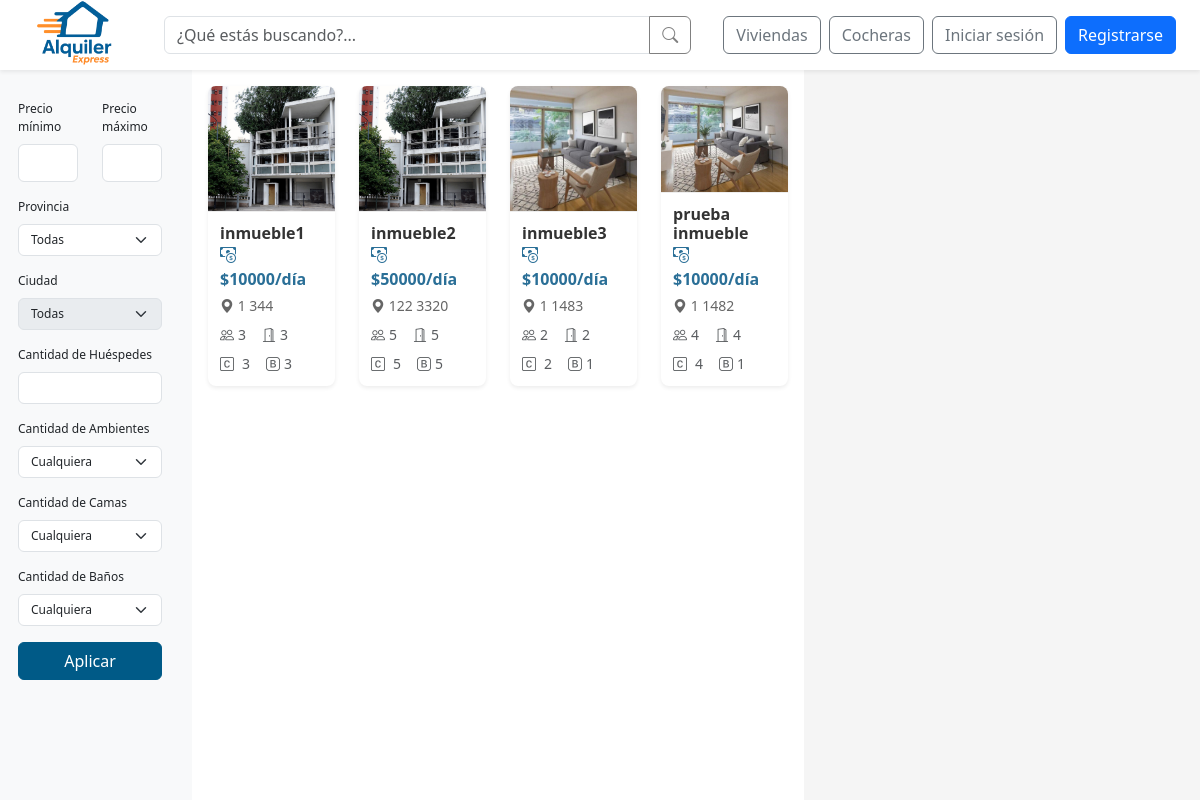
Screenshot of /buscar-inmuebles/ with the database file from the repository.
### web/models.py (models this page shows, shortened)
class Inmueble(models.Model):
    id_inmueble = models.AutoField(primary_key=True)
    nombre = models.CharField(max_length=100, unique=True)
    direccion = models.TextField()
    provincia = models.ForeignKey(Provincia, on_delete=models.SET_NULL, null=True)
    ciudad = models.ForeignKey(Ciudad, on_delete=models.SET_NULL, null=True)
    descripcion = models.TextField()
    cantidad_banios = models.IntegerField()
    cantidad_ambientes = models.IntegerField()
    cantidad_camas = models.IntegerField()
    cantidad_huespedes = models.IntegerField()
    precio_por_dia = models.DecimalField(max_digits=10, decimal_places=2)
    politica_cancelacion = models.TextField()
    fecha_publicacion = models.DateField()
    cochera = models.ForeignKey(Cochera, null=True, blank=True, on_delete=models.SET_NULL)
    estado = models.ForeignKey(Estado, on_delete=models.SET_NULL, null=True)
    empleado = models.ForeignKey(Perfil, null=True, blank=True, on_delete=models.SET_NULL)
    minimo_dias_alquiler = models.PositiveIntegerField(default=1, verbose_name="Mínimo de días de alquiler")
    def first_image(self):
            return self.imagenes.first()

class InmuebleImagen(models.Model):
    id_imagen = models.AutoField(primary_key=True)
    inmueble = models.ForeignKey(Inmueble, related_name='imagenes', on_delete=models.CASCADE)
    imagen = models.ImageField(upload_to='inmuebles/')
    descripcion = models.CharField(max_length=255, blank=True)

### web/viewsBusquedas.py (the view)
# urls.py: path('buscar-inmuebles/', viewsBusquedas.buscar_inmuebles, name='buscar_inmuebles'),
def buscar_inmuebles(request):
    query = request.GET.get('q', '').strip()
    precio_min = request.GET.get('precio_min')
    precio_max = request.GET.get('precio_max')
    direccion = request.GET.get('direccion')
    huespedes = request.GET.get('huespedes')
    ambientes = request.GET.get('ambientes')
    camas = request.GET.get('camas')
    banios = request.GET.get('banios')
    provincia_id = request.GET.get('provincia')
    ciudad_id = request.GET.get('ciudad')
    provincias, ciudades = obtener_provincias_y_ciudades('inmueble', provincia_id)
    inmuebles = Inmueble.objects.exclude(estado__nombre__in=['Oculto','Eliminado'])
    if query:
        inmuebles = inmuebles.filter(nombre__icontains=query)
    if provincia_id:
        inmuebles = inmuebles.filter(provincia_id=provincia_id)
    if ciudad_id:
        inmuebles = inmuebles.filter(ciudad_id=ciudad_id)
    if precio_min:
        try:
            inmuebles = inmuebles.filter(precio_por_dia__gte=float(precio_min))
        except ValueError:
            pass
    if precio_max:
        try:
            inmuebles = inmuebles.filter(precio_por_dia__lte=float(precio_max))
        except ValueError:
            pass
    if direccion:
        inmuebles = inmuebles.filter(direccion__icontains=direccion)
    if huespedes:
        inmuebles = inmuebles.filter(cantidad_huespedes__gte=huespedes)
    if ambientes:
        if ambientes.endswith('+'):
            inmuebles = inmuebles.filter(cantidad_ambientes__gte=int(ambientes[:-1]))
        else:
            inmuebles = inmuebles.filter(cantidad_ambientes=int(ambientes))
    if camas:
        if camas.endswith('+'):
            inmuebles = inmuebles.filter(cantidad_camas__gte=int(camas[:-1]))
        else:
            inmuebles = inmuebles.filter(cantidad_camas=int(camas))
    if banios:
        if banios.endswith('+'):
            inmuebles = inmuebles.filter(cantidad_banios__gte=int(banios[:-1]))
        else:
            inmuebles = inmuebles.filter(cantidad_banios=int(banios))
    no_provinces_found = not provincias.exists()
    return render(request, 'busqueda/buscar_inmuebles.html', {
        'inmuebles': inmuebles,
        'query': query,
        'provincias': provincias,
        'ciudades': ciudades,
        'no_provinces_found': no_provinces_found, # Pass this to the template
    })

### web/context_processors.py (called while the page is built, shortened)
def notifications(request):
    return {}

def is_client_context(request):
    return {'is_client': is_client(request.user)}

### web/views.py (called while the page is built)
def is_client(user):
    return user.is_authenticated and user.groups.filter(name="cliente").exists()

### web/viewsBusquedas.py (called while the page is built, shortened)
def obtener_provincias_y_ciudades(tipo='inmueble', provincia_id=None):
    from .models import Provincia, Ciudad, Inmueble, Cochera
    if tipo == 'inmueble':
        inmuebles_validos = Inmueble.objects.exclude(estado__nombre__in=['Oculto', 'Eliminado'])
        if provincia_id:
            ciudades = Ciudad.objects.filter(
                provincia_id=provincia_id,
                inmueble__in=inmuebles_validos
            ).distinct()
        else:
            ciudades = Ciudad.objects.filter(
                inmueble__in=inmuebles_validos
            ).distinct()
        provincias = Provincia.objects.filter(
            ciudades__inmueble__in=inmuebles_validos
        ).distinct()
    else:
        provincias = Provincia.objects.none()
        ciudades = Ciudad.objects.none()
    return provincias, ciudades

### web/templates/busqueda/buscar_inmuebles.html (shortened to what this page needs)
{% extends 'base/base_search.html' %}
{% load static %}
{% block search_page_content %}
  <aside class="filtros col-md-2 sidebar bg-light sticky-top">
    <form method="get" data-tipo="inmueble">
      <div class="row mb-3">
        <div class="col">
          <label for="precio_min" class="form-label">Precio mínimo</label>
          <input type="number" class="form-control" name="precio_min" id="precio_min" value="{{ request.GET.precio_min }}">
        </div>
        <div class="col">
          <label for="precio_max" class="form-label">Precio máximo</label>
          <input type="number" class="form-control" name="precio_max" id="precio_max" value="{{ request.GET.precio_max }}">
        </div>
      </div>
      <div class="mb-3">
        <label class="form-label">Provincia</label>
        <select class="form-select filtros__campo" name="provincia" id="provincia-select" {% if no_provinces_found %}disabled{% endif %}>
          <option value="">Todas</option>
        </select>
      </div>
      <div class="mb-3">
        <label class="form-label">Ciudad</label>
        <select class="form-select filtros__campo" name="ciudad" id="ciudad-select" {% if not request.GET.provincia %}disabled{% endif %}>
          <option value="">Todas</option>
        </select>
      </div>
      <div class="mb-3">
        <label class="form-label">Cantidad de Huéspedes</label>
        <input type="number" class="form-control filtros__campo" name="huespedes" min="0" value="{{ request.GET.huespedes }}">
      </div>
      <div class="mb-3">
        <label class="form-label">Cantidad de Ambientes</label>
        <select class="form-select filtros__campo" name="ambientes">
          <option value="">Cualquiera</option>
        </select>
      </div>
      <div class="mb-3">
        <label class="form-label">Cantidad de Camas</label>
        <select class="form-select filtros__campo" name="camas">
          <option value="">Cualquiera</option>
        </select>
      </div>
      <div class="mb-3">
        <label class="form-label">Cantidad de Baños</label>
        <select class="form-select filtros__campo" name="banios">
          <option value="">Cualquiera</option>
        </select>
      </div>
      <button class="btn btn-primary w-100 btn-azul">Aplicar</button>
    </form>
  </aside>
    <section class="lista-resultados col-md-6 p-3">
    <div id="lista-inmuebles" class="row">
      {% for inmueble in inmuebles %}
      <div class="col-12 col-md-6 col-lg-3 mb-4">
        <a href="{% url 'detalle_inmueble' inmueble.id_inmueble %}" class="text-decoration-none">
          <div class="propiedad-card card border-0 shadow-sm">
            {% if inmueble.first_image %}
              <img src="{{ inmueble.first_image.imagen.url }}" class="propiedad-imagen card-img-top" alt="{{ inmueble.nombre }}">
            {% else %}
              <img src="{% static 'img/default-property.jpg' %}" class="propiedad-imagen card-img-top" alt="Imagen por defecto">
            {% endif %}
            <div class="propiedad-body card-body">
              <h5 class="propiedad-nombre card-title">{{ inmueble.nombre }}</h5>
              <div class="propiedad-info">
                <p class="propiedad-precio card-text mb-1">
                  <i class="bi bi-cash-coin"></i> ${{ inmueble.precio_por_dia|floatformat:"0" }}/día
                </p>
                <p class="propiedad-direccion card-text mb-2">
                  <i class="bi bi-geo-alt-fill"></i> {{ inmueble.direccion }}
                </p>
                <div class="d-flex flex-wrap gap-2 small text-muted">
                    {% if inmueble.cantidad_huespedes %}
                    <span class="d-flex align-items-center me-2">
                        <i class="bi bi-people me-1"></i> {{ inmueble.cantidad_huespedes }}
                    </span>
                    {% endif %}
                    {% if inmueble.cantidad_ambientes %}
                    <span class="d-flex align-items-center me-2">
                        <i class="bi bi-door-open me-1"></i> {{ inmueble.cantidad_ambientes }}
                    </span>
                    {% endif %}
                    {% if inmueble.cantidad_camas %}
                    <span class="d-flex align-items-center me-2">
                        <i class="bi bi-c-square me-2"></i> {{ inmueble.cantidad_camas }}
                    </span>
                    {% endif %}
                    {% if inmueble.cantidad_banios %}
                    <span class="d-flex align-items-center me-2">
                        <i class="bi bi-bootstrap me-1"></i> {{ inmueble.cantidad_banios }}
                    </span>
                    {% endif %}
                </div>
              </div>
            </div>
          </div>
        </a>
      </div>
      {% empty %}
      <div class="col-12">
        <div class="mensaje-vacio alert alert-info" role="alert">
          <i class="bi bi-info-circle"></i> No se encontraron viviendas disponibles.
        </div>
      </div>
      {% endfor %}
    </div>
  </section>
  <aside class="mapa-contenedor col-md-4">
    <div class="mapa-content" id="map" role="region" aria-label="Mapa de Inmuebles disponibles"></div>
  </aside>
{% endblock search_page_content %}

### web/static/css/global.css (style rules this page uses)
:root { --color-azul-alquiler: #005A87; --color-azul-hover: #004466; --color-azul-active: #003347; --color-azul-focus-shadow: rgba(0, 90, 135, 0.25); --color-naranja-alquiler: #F26A1B; --color-naranja-hover: #d85b17; --color-naranja-active: #b84e14; --color-naranja-focus-shadow: rgba(242, 106, 27, 0.25); }
.btn-azul { color: #fff; background-color: var(--color-azul-alquiler); border: 1px solid var(--color-azul-alquiler); transition: color 0.15s ease-in-out, background-color 0.15s ease-in-out, border-color 0.15s ease-in-out, box-shadow 0.15s ease-in-out; }

### web/static/css/busqueda.css (style rules this page uses)
html, body { height: 100%; margin: 0; overflow: hidden; }
body { padding-top: 70px; }
.filtros { background-color: #f8f9fa; font-size: 12px; padding: 30px; flex-shrink: 0; height: 100%; overflow-y: auto; position: relative; }
.filtros__campo { font-size: 12px; }
.lista-resultados { flex-grow: 1; padding: 1rem; height: 100%; overflow-y: auto; }
.propiedad-card { transition: transform 0.3s ease, box-shadow 0.3s ease; border-radius: 0.5rem; overflow: hidden; background: white; height: 300px; margin-bottom: 1.5rem; display: flex; flex-direction: column; }
.propiedad-imagen { width: 100%; height: 150px; object-fit: cover; border-bottom: 1px solid #eee; }
.propiedad-body { padding: 12px; display: flex; flex-direction: column; flex-grow: 1; }
.propiedad-nombre { font-weight: 600; color: #333; margin-bottom: 8px; font-size: 16px; margin-top: auto; margin-bottom: auto; }
.propiedad-info { margin-top: auto; margin-bottom: auto; }
.propiedad-precio { font-weight: 700; color: #2a6f97; margin-bottom: 6px; }
.propiedad-direccion { color: #666; font-size: 14px; margin-bottom: 8px; white-space: nowrap; overflow: hidden; text-overflow: ellipsis; }
.mapa-contenedor { flex-shrink: 0; height: 100%; overflow-y: auto; position: relative; padding: 0; }
.mapa-content { height: 100%; background-color: #f5f5f5; display: flex; align-items: center; justify-content: center; color: #666; }

### rows the page displays
Inmueble: nombre "inmueble1", precio_por_dia "10000", direccion "1 344", cantidad_huespedes "3", cantidad_ambientes "3", cantidad_camas "3", cantidad_banios "3"
Inmueble: nombre "inmueble2", precio_por_dia "50000", direccion "122 3320", cantidad_huespedes "5", cantidad_ambientes "5", cantidad_camas "5", cantidad_banios "5"
Inmueble: first_image.imagen (picture), nombre "inmueble3", precio_por_dia "10000", direccion "1 1483", cantidad_huespedes "2", cantidad_ambientes "2", cantidad_camas "2", cantidad_banios "1"
Inmueble: first_image.imagen (picture), nombre "prueba inmueble", precio_por_dia "10000", direccion "1 1482", cantidad_huespedes "4", cantidad_ambientes "4", cantidad_camas "4", cantidad_banios "1"
